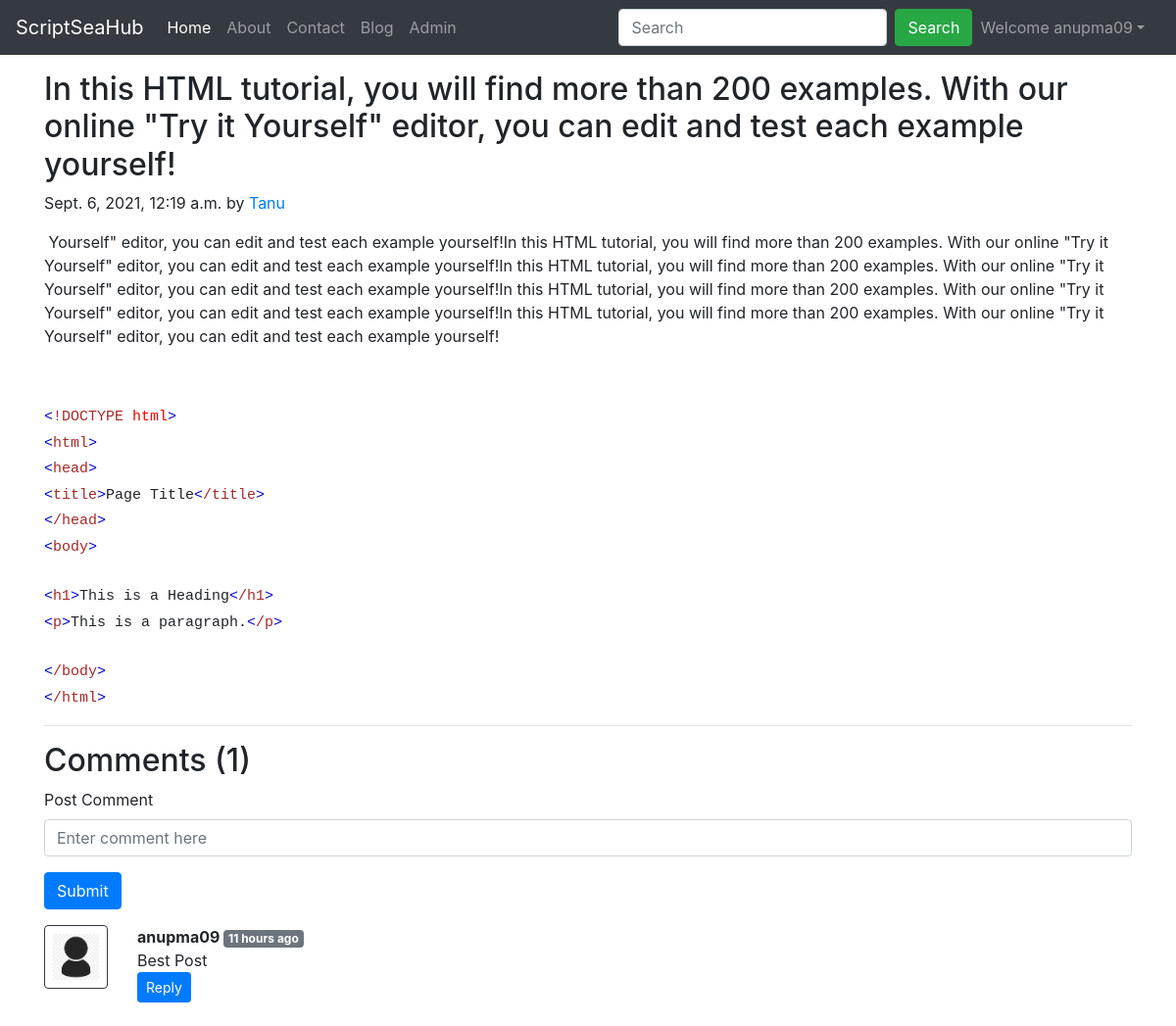
The app's page /blog/python/ (signed in) with its own data.
### blog/models.py (models this page shows, shortened)
class Post(models.Model):
    sno=models.AutoField(primary_key=True)
    title=models.CharField(max_length=255)
    excerpt = models.CharField(max_length=500,default="")
    author=models.CharField(max_length=14)
    slug=models.CharField(max_length=130)
    timeStamp=models.DateTimeField(blank=True)
    content=models.TextField()

class BlogComment(models.Model):
    sno= models.AutoField(primary_key=True)
    comment=models.TextField()
    user=models.ForeignKey(User, on_delete=models.CASCADE)
    post=models.ForeignKey(Post, on_delete=models.CASCADE)
    parent=models.ForeignKey('self',on_delete=models.CASCADE, null=True, blank=True)
    timestamp= models.DateTimeField(default=now)

### blog/views.py (the view)
# urls.py: path('blog/<str:slug>/', views.BlogPage, name='blog-page'),
def BlogPage(request,slug):
    post=Post.objects.filter(slug=slug).first()
    comments= BlogComment.objects.filter(post=post, parent=None)
    replies= BlogComment.objects.filter(post=post).exclude(parent=None)
    replyDict={}
    for reply in replies:
        if reply.parent.sno not in replyDict.keys():
            replyDict[reply.parent.sno]=[reply]
        else:
            replyDict[reply.parent.sno].append(reply)
    context={'post':post, 'comments': comments, 'user': request.user, 'replyDict': replyDict}
    return render(request, "blog/page.html", context)

### blog/templatetags/extras.py (called while the page is built)
@register.filter(name='get_val')
def get_val(dict, key):
    return dict.get(key)

### blog/templates/blog/page.html (shortened to what this page needs)
{% extends 'base.html' %}
{% block content %}
{% load humanize %}
{% load extras %}
<div class="container my-3">
    <h2 class="blog-post-title">{{post.title}}</h2>
    <p class="blog-post-meta">{{post.timeStamp}} by <a href="/about">{{post.author}}</a></p>
    <p>{{post.content|safe}}</p>
    <hr>
</div>
<div class="container">
   {% include 'comments.html' %}
</div>
{% endblock content %}

### blog/templates/navbar.html (shortened to what this page needs)
<nav class="navbar navbar-expand-lg navbar-dark bg-dark">
    <a class="navbar-brand" href="/">ScriptSeaHub</a>
    <div class="collapse navbar-collapse" id="navbarSupportedContent">
      <ul class="navbar-nav mr-auto">
        <li class="nav-item active">
          <a class="nav-link" href="/">Home <span class="sr-only">(current)</span></a>
        </li>
        <li class="nav-item">
          <a class="nav-link" href="/about">About</a>
        </li>
        <li class="nav-item">
            <a class="nav-link" href="/contact">Contact</a>
          </li>
          <li class="nav-item">
            <a class="nav-link" href="/blog">Blog</a>
          </li>
          <li class="nav-item">
            <a class="nav-link" target="_blank" href="http://127.0.0.1:8000/admin/">Admin</a>
          </li>
      </ul>
      <form class="form-inline my-2 my-lg-0" action="/search" method="GET">
        <input class="form-control mr-sm-2" id="query" name="query" class="query" type="search" placeholder="Search" aria-label="Search">
        <button class="btn btn-success my-2 my-sm-0" type="submit">Search</button>
      </form>
{% if user.is_authenticated %}
<ul class="navbar-nav mr-2">
<li class="nav-item dropdown">
<a class="nav-link dropdown-toggle" href='#' id="navbarDropdown" role="button" data-toggle="dropdown"> Welcome {{request.user}}</a>
 </li>
</ul>
</div>
{% endif %}
  </nav>

### blog/templates/comments.html (shortened to what this page needs)
{% load humanize %}
{% load extras %}
<h2> Comments ({{comments.count}}) </h2>
<div class="my-2">
    {% if user.is_authenticated %}
    <form action="/blog/postComment" method="post">
        <div class="form-group">
            <label for="comment">Post Comment </label>
            <input type="text" class="form-control" name="comment" placeholder="Enter comment here">
        </div>
        <button type="submit" class="btn btn-primary">Submit</button>
    </form>
    {% else %}
    Please login to post a comment
    {% endif %}
</div>
{% for comment in comments %}
<div class="row my-3">
    <div class="col-md-1  ">
        <img class="rounded mx-auto d-block w-100 border border-dark p-2" src="/static/images/user.png" alt="user">
    </div>
    <div class="col-md-11 ">
        <b> {{comment.user.username}} </b> <span class="badge badge-secondary ">{{comment.timestamp| naturaltime}}</span>
        <div>{{comment.comment}}</div>
        <div class="reply mx-0">
            {% if user.is_authenticated %}
            <button class="btn btn-sm btn-primary" type="button" data-toggle="collapse" data-target="#replyBox{{comment.sno}}" aria-expanded="false" aria-controls="replyBox{{comment.sno}}">
                Reply
            </button>
            {% else %}
            <button class="btn btn-sm btn-primary" type="button" data-toggle="collapse" data-target="#replyBox{{comment.sno}}" aria-expanded="false" aria-controls="replyBox{{comment.sno}}">
                Login to reply
            </button>
            {% endif %}
        </div>
    </div>
</div>
{% endfor %}

### records on screen
Post: title "In this HTML tutorial, you will find more than 200 examples. With our online \"Try it Yourself\" editor, you can edit and test each example yourself!", timeStamp "Sept. 6, 2021, 12:19 a.m.", author "Tanu", content "Yourself\" editor, you can edit and test each example yourself!In this HTML tutorial, you will find more than 200 examples. With our online \"Try it Yourself\" editor, you can edit and test each example yourself!In this HTML tutorial, you will find more than 200 examples. With our online \"Try it Yourself\" editor, you can edit and test each example yourself!In this HTML tutorial, you will find more than 200 examples. With our online \"Try it Yourself\" editor, you can edit and test each example yourself!In this HTML tutorial, you will find more than 200 examples. With our online \"Try it Yourself\" editor, you can edit and test each example yourself! < !DOCTYPE html > < html > < head > < title >…"
BlogComment: user.username "anupma09", timestamp "11 hours ago", comment "Best Post"

### other values on screen
{{ request.user }} "anupma09"
{{ comments.count }} "1"
